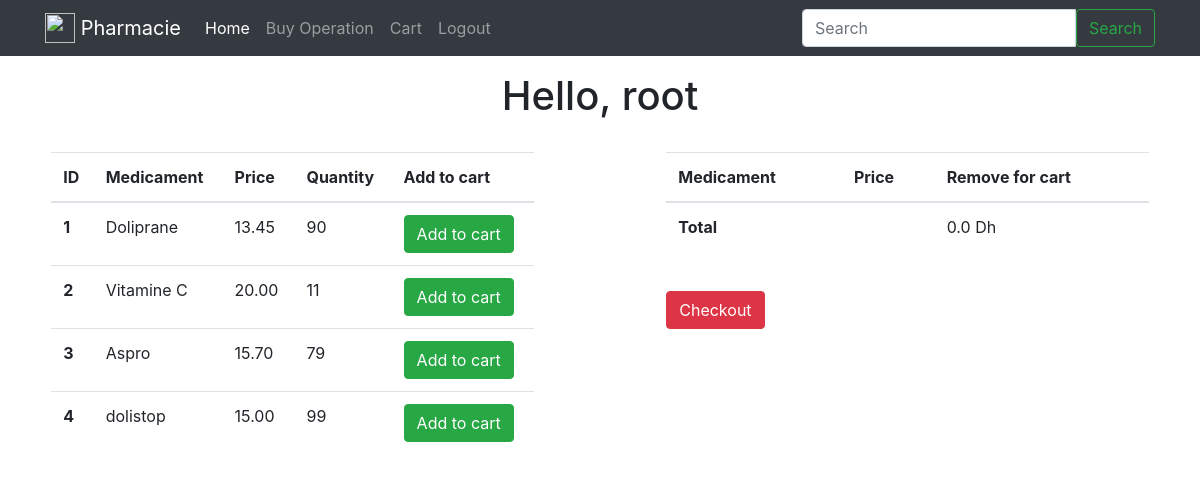
The app's page / (signed in) with its own data.
### Medicament/models.py (models this page shows, shortened)
class Medicament(models.Model):
	title 		= models.CharField(max_length=120)
	price 		= models.DecimalField(decimal_places=2, max_digits=20, null=False)
	quantity 	= models.PositiveIntegerField()
	objects = CustomManager()

### cart/models.py (models this page shows, shortened)
class Cart(models.Model):
    user        = models.ForeignKey(User, null=True, blank=True)
    Medicaments = models.ManyToManyField(Medicament, blank=True)
    subtotal    = models.DecimalField(default=0.00, max_digits=100, decimal_places=2)
    total       = models.DecimalField(default=0.00, max_digits=100, decimal_places=2)
    objects = CartManager()

### ph/views.py (the view)
# urls.py: url(r'^$', home_page, name='home'),
def home_page(request):
	queryset = Medicament.objects.all()
	cart_obj, new_obj = Cart.objects.new_or_get(request)
	content = {
		"title":"Pharmacie Home page",
		"cart":cart_obj
	}
	if request.user.is_authenticated():
		content["medicament_list"]= queryset
		content["username"]= request.user
	if request.method == 'POST':
		qs = request.POST.get('q')
		queryset = Medicament.objects.filter(title__contains = qs )
		content["medicament_list"]= queryset
	return render(request, "home_page.html",content)

### Medicament/models.py (called while the page is built)
	def get_queryset(self):
		super_query = super(models.Manager,self).get_queryset()
		return super_query

### cart/models.py (called while the page is built)
def pre_save_cart_receiver(sender, instance, *args, **kwargs):
    if instance.subtotal > 0:
        instance.total = Decimal(instance.subtotal) * Decimal(1.08) # 8% tax
    else:
        instance.total = 0.00

    def new_or_get(self, request):
        cart_id = request.session.get("cart_id", None)
        qs = self.get_queryset().filter(id=cart_id)
        if qs.count() == 1:
            new_obj = False
            cart_obj = qs.first()
            if request.user.is_authenticated() and cart_obj.user is None:
                cart_obj.user = request.user
                cart_obj.save()
        else:
            cart_obj = Cart.objects.new(user=request.user)
            new_obj = True
            request.session['cart_id'] = cart_obj.id
        return cart_obj, new_obj

    def new(self, user=None):
        user_obj = None
        if user is not None:
            if user.is_authenticated():
                user_obj = user
        return self.model.objects.create(user=user_obj)

### templates/home_page.html (shortened to what this page needs)
{% extends "base.html" %}
{% load static %}
{% block content %}
	<div class='text-center'>
					<h1>Hello, {{ username }}</h1>
	</div>
				{% if request.user.is_authenticated %}
							<div class="row ">
										<div class='col-md-5 col-1 mx-auto'>
											<form action="update/" method="post"> {% csrf_token %}
										<table class="table">
																<thead>
																					<tr>
																						<th scope="col">ID</th>
																						<th scope="col">Medicament</th>
																						<th scope="col">Price</th>
																						<th scope="col">Quantity</th>
																						<th scope="col">Add to cart</th>
																					</tr>
																</thead>
																<tbody>
																					{% for obj in medicament_list %}
																						<tr>
																							<th scope="row">{{ obj.id }}</th>
																							<td>{{ obj.title }}</td>
																							<td>{{ obj.price }}</td>
																							<td>{{ obj.quantity }}</td>
																							{% if obj in cart.Medicaments.all %}
																							<td><button type="submit" class="btn btn-primary">In cart</button></td>
																							{% else %}
																							<td><button name="selected_Med_button" value="{{ obj.id }}" type="submit" class="btn btn-success">Add to cart</button></td>
																							{% endif %}
																						</tr>
																					{% endfor %}
																</tbody>
										</table>
									</form>
										</div>
										<div class='col-md-5 col-1 mx-auto'>
											<form action="update/" method="post"> {% csrf_token %}
										<table class="table">
																<thead>
																					<tr>
																						<th scope="col">Medicament</th>
																						<th scope="col">Price</th>
																						<th scope="col">Remove for cart</th>
																					</tr>
																</thead>
																<tbody>
																						<tr>
																				      <th colspan="2" scope="row">Total</th>
																				      <td>{{ cart.total }} Dh</td>
																				    </tr>
																</tbody>
										</table>
									</form>
									<br>
									<form action="checkout/" method="post"> {% csrf_token %}
										<button name="checkout_button" value="{{cart.id}}" type="submit" class="btn btn-danger">Checkout</button>
									</form>
										</div>
								</div>
					 {% endif %}
{% endblock %}

### records on screen
Medicament: id "1", title "Doliprane", price "13.45", quantity "90"
Medicament: id "2", title "Vitamine C", price "20.00", quantity "11"
Medicament: id "3", title "Aspro", price "15.70", quantity "79"
Medicament: id "4", title "dolistop", price "15.00", quantity "99"

### other values on screen
{{ brand_name }} "Pharmacie"
{{ username }} "root"
